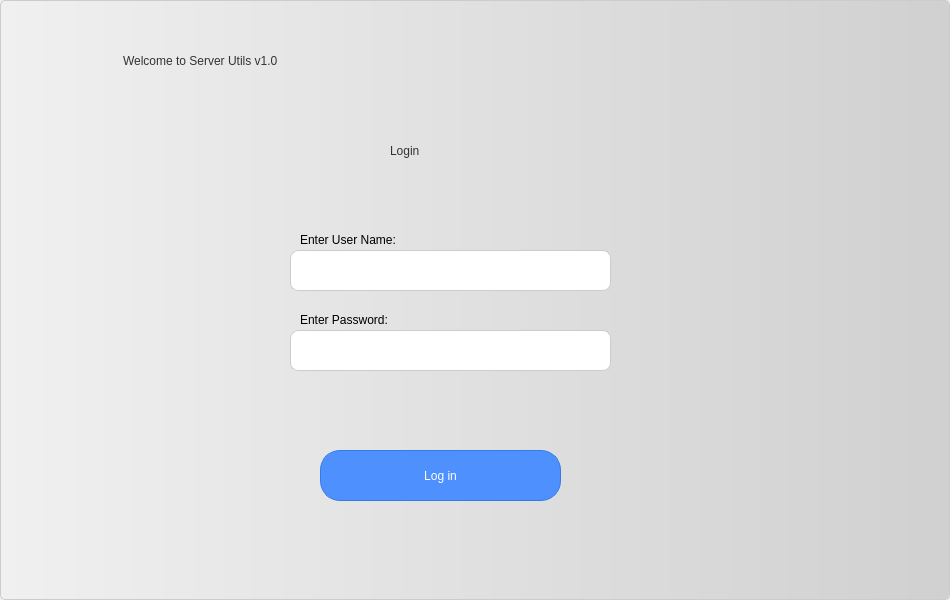
<?xml version="1.0" encoding="UTF-8"?>
<ui version="4.0">
 <class>welcome</class>
 <widget class="QDialog" name="welcome">
  <property name="geometry">
   <rect>
    <x>0</x>
    <y>0</y>
    <width>950</width>
    <height>600</height>
   </rect>
  </property>
  <property name="baseSize">
   <size>
    <width>0</width>
    <height>0</height>
   </size>
  </property>
  <property name="windowTitle">
   <string>Welcome to Server Utils v1.0</string>
  </property>
  <widget class="QWidget" name="widget" native="true">
   <property name="geometry">
    <rect>
     <x>0</x>
     <y>0</y>
     <width>950</width>
     <height>600</height>
    </rect>
   </property>
   <property name="styleSheet">
    <string notr="true">QWidget#widget {
    background: qlineargradient(spread:pad, x1:0, y1:0, x2:1, y2:0, stop:0 #f0f0f0, stop:1 #d0d0d0); /* Gradient background */
    border: 1px solid #ccc; /* Light border color */
    border-radius: 5px; /* Rounded corners */
    padding: 10px; /* Padding for content */
}</string>
   </property>
   <widget class="QLabel" name="label">
    <property name="geometry">
     <rect>
      <x>120</x>
      <y>40</y>
      <width>631</width>
      <height>61</height>
     </rect>
    </property>
    <property name="styleSheet">
     <string notr="true">QWidget#widget QLabel#label {
    font: 36pt &quot;MS Shell Dlg 2&quot;; /* Font size and family */
    color: #333; /* Text color */
    margin-bottom: 20px; /* Bottom margin for separation */
}</string>
    </property>
    <property name="text">
     <string>Welcome to Server Utils v1.0</string>
    </property>
   </widget>
   <widget class="QPushButton" name="loginbutton">
    <property name="geometry">
     <rect>
      <x>320</x>
      <y>450</y>
      <width>241</width>
      <height>51</height>
     </rect>
    </property>
    <property name="styleSheet">
     <string notr="true">/* Styling for the QPushButton within the QWidget with ID &quot;widget&quot; */
QWidget#widget QPushButton {
    background-color: #4d90fe; /* Button background color */
    color: #fff; /* Button text color */
    border: 1px solid #357ae8; /* Button border color */
    border-radius: 20px; /* Rounded corners for buttons */
    padding: 5px 10px; /* Button padding */
    font: 14pt &quot;MS Shell Dlg 2&quot;; /* Font size and family */
}

QWidget#widget QPushButton:hover {
    background-color: #357ae8; /* Darker button background on hover */
}
</string>
    </property>
    <property name="text">
     <string>Log in</string>
    </property>
   </widget>
   <widget class="QLabel" name="label_2">
    <property name="geometry">
     <rect>
      <x>390</x>
      <y>130</y>
      <width>91</width>
      <height>41</height>
     </rect>
    </property>
    <property name="styleSheet">
     <string notr="true">QWidget#widget QLabel#label_2 {
    font: 28pt &quot;MS Shell Dlg 2&quot;; /* Font size and family */
    color: #333; /* Text color */
   
}</string>
    </property>
    <property name="text">
     <string>Login</string>
    </property>
   </widget>
   <widget class="QLineEdit" name="userNameInput">
    <property name="geometry">
     <rect>
      <x>290</x>
      <y>250</y>
      <width>321</width>
      <height>41</height>
     </rect>
    </property>
    <property name="styleSheet">
     <string notr="true">/* Styling for the QLineEdit with object name &quot;userNameInput&quot; */
QWidget#widget QLineEdit#userNameInput {
    background-color: #fff; /* Text input background color */
    border: 1px solid #ccc; /* Border color */
    border-radius: 8px; /* Rounded corners */
    padding: 5px; /* Padding inside the input */
    font: 12pt &quot;MS Shell Dlg 2&quot;; /* Font size and family */
}

/* Focus effect for the input */
QWidget#widget QLineEdit#userNameInput:focus {
    border: 2px solid #4d90fe; /* Highlight border color on focus */
}
</string>
    </property>
   </widget>
   <widget class="QLineEdit" name="userPasswordInput">
    <property name="geometry">
     <rect>
      <x>290</x>
      <y>330</y>
      <width>321</width>
      <height>41</height>
     </rect>
    </property>
    <property name="styleSheet">
     <string notr="true">/* Styling for the QLineEdit with object name &quot;userPasswordInput&quot; */
QWidget#widget QLineEdit#userPasswordInput {
    background-color: #fff; /* Text input background color */
    border: 1px solid #ccc; /* Border color */
    border-radius: 8px; /* Rounded corners */
    padding: 5px; /* Padding inside the input */
    font: 12pt &quot;MS Shell Dlg 2&quot;; /* Font size and family */
   
}

/* Focus effect for the input */
QWidget#widget QLineEdit#userPasswordInput:focus {
    border: 2px solid #4d90fe; /* Highlight border color on focus */
}
</string>
    </property>
   </widget>
   <widget class="QLabel" name="label_3">
    <property name="geometry">
     <rect>
      <x>300</x>
      <y>230</y>
      <width>111</width>
      <height>20</height>
     </rect>
    </property>
    <property name="text">
     <string>Enter User Name:</string>
    </property>
   </widget>
   <widget class="QLabel" name="label_4">
    <property name="geometry">
     <rect>
      <x>300</x>
      <y>310</y>
      <width>111</width>
      <height>20</height>
     </rect>
    </property>
    <property name="text">
     <string>Enter Password:</string>
    </property>
   </widget>
   <widget class="QLabel" name="err_label">
    <property name="geometry">
     <rect>
      <x>300</x>
      <y>380</y>
      <width>301</width>
      <height>21</height>
     </rect>
    </property>
    <property name="styleSheet">
     <string notr="true">font: 12pt &quot;MS Shell Dlg 2&quot;;color:red</string>
    </property>
    <property name="text">
     <string/>
    </property>
   </widget>
  </widget>
 </widget>
 <resources/>
 <connections/>
</ui>
